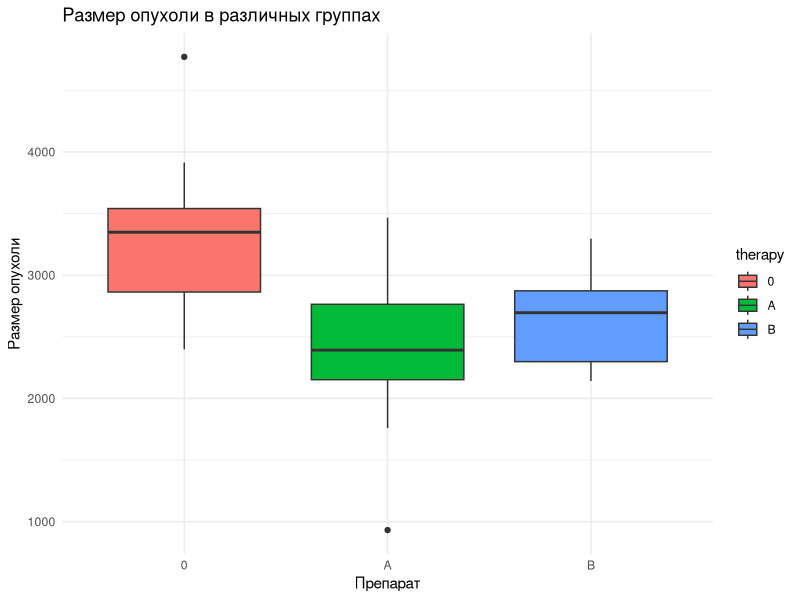

Write R code to recreate this figure.
## ---- chunk 1
# Устанавливаем seed для воспроизводимости результатов
set.seed(123)

# Задаем размер выборки
sample_size <- 30

# Задаем значения среднего артериального давления до и после приема препарата
before <- rnorm(sample_size, mean = 150, sd = 10)
after <- rnorm(sample_size, mean = 140, sd = 10)

# Формулируем нулевую и альтернативную гипотезы
# H0: Среднее артериальное давление до приема препарата равно среднему давлению после
# Ha: Среднее артериальное давление до приема препарата больше, чем среднее давление после

# Определяем уровень значимости
alpha <- 0.05

# Выбираем статистический тест для проверки гипотезы
# Так как мы сравниваем средние значения до и после приема препарата на одной и той же группе пациентов,
# мы используем одновыборочный t-тест.

# Выполняем тест
t_result <- t.test(before, after, alternative = "greater")

# Оцениваем статистическую значимость
p_value <- t_result$p.value
statistic <- t_result$statistic
critical_value <- qt(1 - alpha, df = sample_size - 1)

# Выводим результаты
cat("Наблюдаемое значение статистики:", statistic, "\n")
cat("Критическое значение статистики:", critical_value, "\n")
cat("Статистическая значимость (p-value):", p_value, "\n")

# Прокомментируем статистическую значимость
if (p_value < alpha) {
  cat("Отвергаем нулевую гипотезу в пользу альтернативной.\n")
} else {
  cat("Нет достаточных доказательств для отвержения нулевой гипотезы.\n")
}
## ---- chunk 2
# Задаем размеры выборок
sample_size1 <- 100
sample_size2 <- 30

# Задаем вероятности заболеть раком легких для курящих и некурящих
prob_smokers <- 0.8
prob_non_smokers <- 0.2

# Генерируем данные по курению с соотношением 1:1
smokers <- rep(1, sample_size1)
non_smokers <- rep(0, sample_size2)

# Объединяем данные
data <- c(smokers, non_smokers)

# Формулируем нулевую и альтернативную гипотезы
# H0: Нет связи между курением и развитием рака легких
# Ha: Существует связь между курением и развитием рака легких

# Определяем уровень значимости
alpha <- 0.05

# Выбираем статистический тест для проверки гипотезы
# Так как мы хотим проверить связь между двумя категориальными переменными (курение и развитие рака легких), 
# мы используем тест на независимость категорий (например, хи-квадрат).

# Выполняем тест
contingency_table <- table(data)
chi_sq_result <- chisq.test(contingency_table)

# Оцениваем статистическую значимость
p_value <- chi_sq_result$p.value
statistic <- chi_sq_result$statistic
critical_value <- qchisq(1 - alpha, df = length(contingency_table) - 1)

# Выводим результаты
cat("Наблюдаемое значение статистики:", statistic, "\n")
cat("Критическое значение статистики:", critical_value, "\n")
cat("Статистическая значимость (p-value):", p_value, "\n")

# Прокомментируем статистическую значимость
if (p_value < alpha) {
  cat("Отвергаем нулевую гипотезу в пользу альтернативной.\n")
} else {
  cat("Нет достаточных доказательств для отвержения нулевой гипотезы.\n")
}
## ---- chunk 3
# Формулируем нулевую и альтернативную гипотезы
# H0: Применение нового метода лечения не влияет на уровень болевых симптомов синдрома раздраженного кишечника
# Ha: Применение нового метода лечения значимо меняет уровень болевых симптомов синдрома раздраженного кишечника

# Определяем уровень значимости
alpha <- 0.05

# Выбираем статистический тест для проверки гипотезы
# Учитывая, что мы сравниваем уровни болевых симптомов в двух независимых группах, 
# можем использовать двухвыборочный t-тест для независимых выборок.

# Генерируем данные
set.seed(123)
group1 <- rnorm(30, mean = 50, sd = 10)  # данные для группы с новым методом лечения
group2 <- rnorm(30, mean = 55, sd = 10)  # данные для группы с диетотерапией

# Выполняем тест
t_result <- t.test(group1, group2)

# Оцениваем статистическую значимость
p_value <- t_result$p.value
statistic <- t_result$statistic
critical_value <- qt(1 - alpha/2, df = length(group1) + length(group2) - 2)  # используем двухсторонний тест

# Выводим результаты
cat("Наблюдаемое значение статистики:", statistic, "\n")
cat("Критическое значение статистики (двухсторонний тест):", critical_value, "\n")
cat("Статистическая значимость (p-value):", p_value, "\n")

# Прокомментируем статистическую значимость
if (abs(statistic) > critical_value) {
  cat("Отвергаем нулевую гипотезу в пользу альтернативной.\n")
} else {
  cat("Нет достаточных доказательств для отвержения нулевой гипотезы.\n")
}
## ---- chunk 4
# Загрузим необходимые библиотеки
library(tibble)
library(dplyr)
library(ggplot2)

# Создадим датасет
tumor <- tibble(
  therapy = c(rep("0", 10), rep("A", 10), rep("B", 10)),
  value = c(rep(3213, 10), rep(2687, 10), rep(2423, 10))
) %>%
  mutate(therapy = factor(therapy, levels = c("0", "A", "B")))
tumor$value <- tumor$value + rnorm(30, 0, 760)

# Построим "ящики с усами" для наглядности
ggplot(tumor, aes(x = therapy, y = value, fill = therapy)) +
  geom_boxplot() +
  labs(title = "Размер опухоли в различных группах",
       x = "Препарат",
       y = "Размер опухоли") +
  theme_minimal()

# Проведем дисперсионный анализ
anova_result <- aov(value ~ therapy, data = tumor)
summary(anova_result)

# Проведем попарные сравнения с помощью критерия Тьюки
tukey_result <- TukeyHSD(anova_result)
tukey_result
